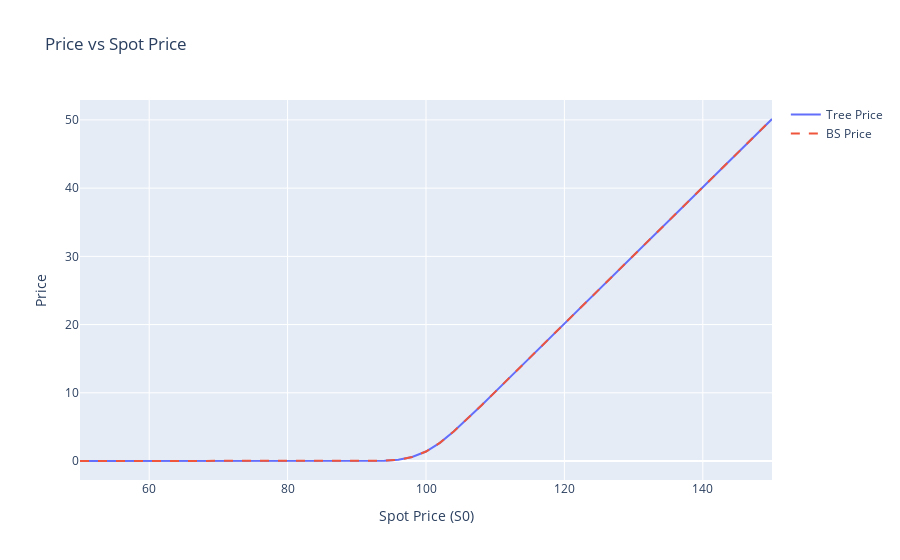
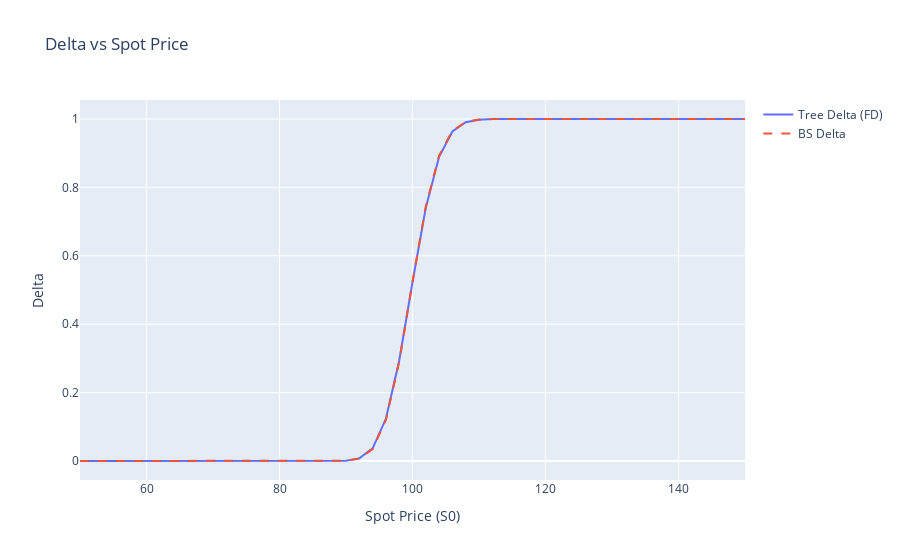
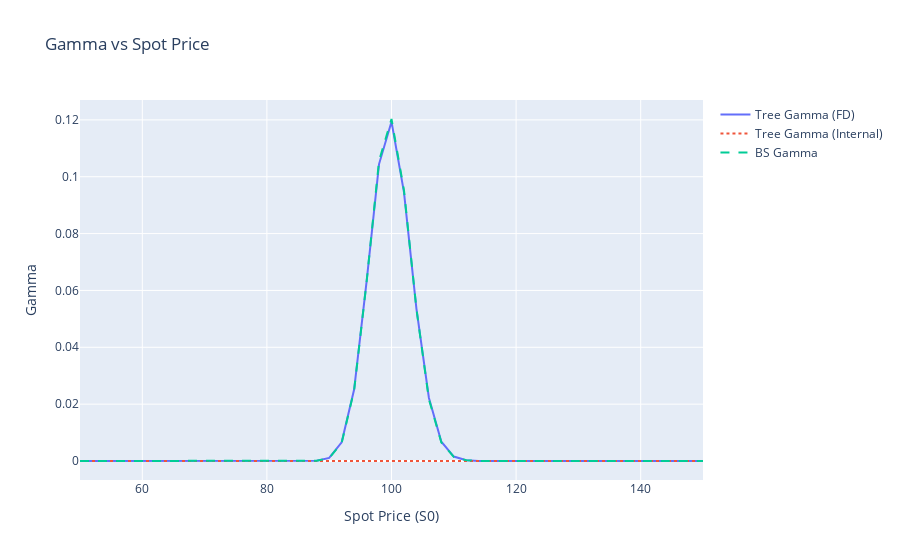

Write notebook code for charts like these, in order.
### Markdown cell above
## 5. Sensitivity Analysis (Greeks)

We analyze how the option price and its derivatives (Greeks) behave with respect to the underlying Spot Price ($S_0$).

*   **Delta**: First derivative $\partial V / \partial S$.
*   **Gamma**: Second derivative $\partial^2 V / \partial S^2$.

**Note on Gamma Calculation:**
We compare two methods:
1.  **Finite Difference (FD)**: Calculated by bumping the initial spot price $S_0 \pm \epsilon$. This often results in "saw-tooth" noise due to the discrete nature of the tree grid shifting relative to the strike.
2.  **Internal Tree Gamma**: Calculated directly from the tree's nodes at the first time step ($t=1$). This method is numerically stable and represents the true curvature of the tree model without grid-shifting artifacts.

### Code cell
# Sweep Spot Price from 50 to 150
S0_values = [float(x) for x in range(50, 151, 2)]

spot_exp = SpotSensitivityExperiment(S0_values, market_data, european_call, N=1000)
spot_results = spot_exp.run()

# Plot Price vs Spot
Visualizer.plot_price_vs_spot(spot_results).show()

# Plot Delta vs Spot
Visualizer.plot_greeks_vs_spot(spot_results, "Delta").show()

# Plot Gamma vs Spot (Comparing FD and Internal)
Visualizer.plot_greeks_vs_spot(spot_results, "Gamma").show()
